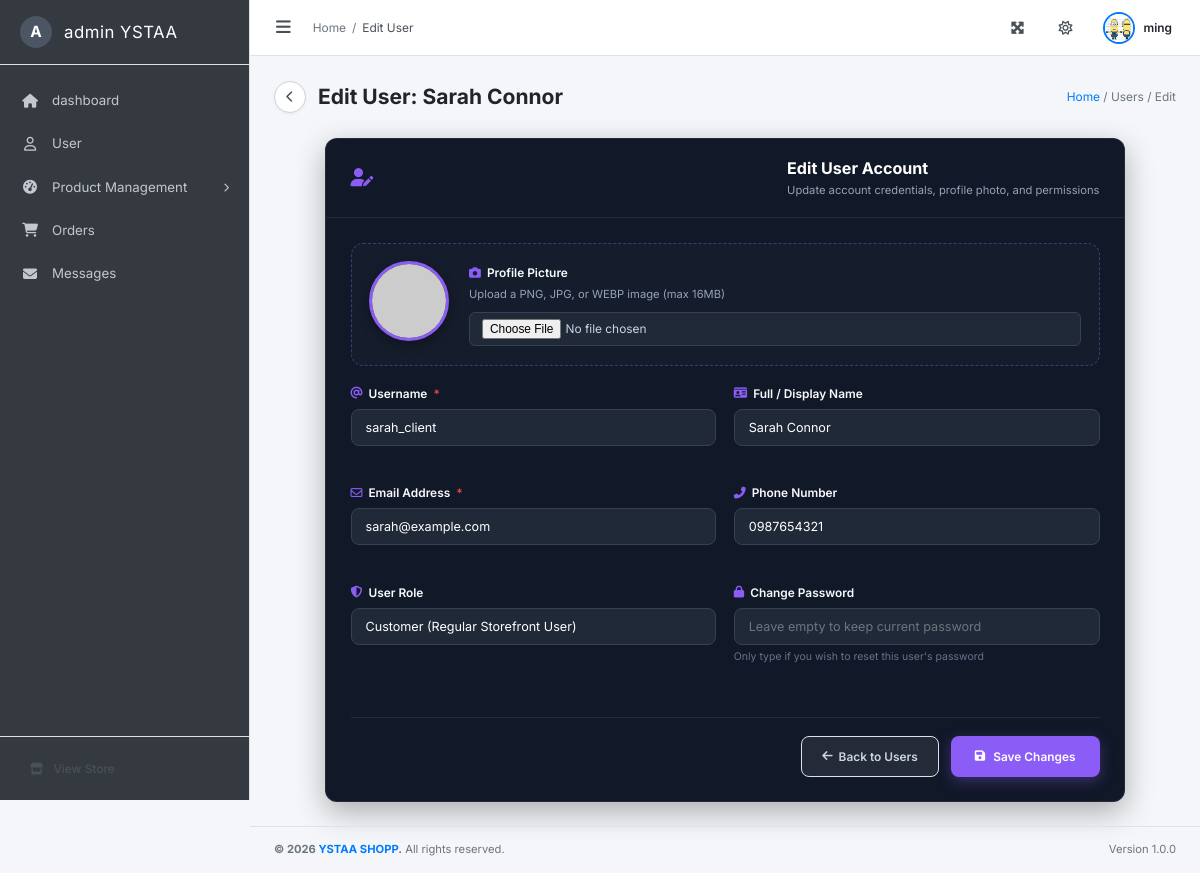
Screenshot of /admin/user/edit/2 (signed in) with the database file from the repository.
### models/user.py (models this page shows, shortened)
class User(db.Model):
    __tablename__ = 'users'
    id = db.Column(db.Integer, primary_key=True)
    username = db.Column(db.String(80), unique=True, nullable=False)
    email = db.Column(db.String(120), unique=True, nullable=False)
    password = db.Column(db.String(255), nullable=False)
    phone_number = db.Column(db.String(20), nullable=True)
    role = db.Column(db.String(20), default='customer')
    name = db.Column(db.String(80), nullable=True)
    profile_image = db.Column(db.String(255), default='no-profile.png')
    create_at = db.Column(db.DateTime, default=datetime.utcnow)
    @property
    def image(self):
        return self.profile_image
    def to_dict(self):
        return {
            'id': self.id,
            'username': self.username,
            'email': self.email,
            'phone_number': self.phone_number,
            'role': self.role,
            'name': self.name,
            'image': self.profile_image or 'no-profile.png',
            'profile_image': self.profile_image or 'no-profile.png',
            'create_at': self.create_at.strftime("%d %b %Y, %I:%M %p") if self.create_at else ''
        }

### admin/user.py (the view, shortened to what this page needs)
@admin_bp.route("/user/edit/<int:id>", methods=["GET", "POST"])
def user_edit(id):
    user = User.query.get(id)
    if not user:
        flash("User not found.", "danger")
        return redirect(url_for("admin.user_index"))
    return render_template("admin/user/edit.html", user=user, edit_mode=True, edit_username=user.username, user_data=user.to_dict())

### templates/admin/user/edit.html
{% extends "admin/user_form.html" %}

### templates/admin/user_form.html (shortened to what this page needs)
{% extends "admin/layout.html" %}
{% block breadcrumb %}{{ 'Edit User' if edit_mode else 'Add User' }}{% endblock %}
{% block page_title %}{{ 'Edit User: ' + (user.name or edit_username) if edit_mode else 'Create New User' }}{% endblock %}
{% block page_breadcrumb %}Users / {{ 'Edit' if edit_mode else 'Add' }}{% endblock %}
{% block content %}
<div class="card card-form" style="max-width: 800px; margin: 0 auto; background: #111827; border: 1px solid rgba(255,255,255,0.08); border-radius: 12px; box-shadow: 0 10px 30px rgba(0,0,0,0.3);">
    <div class="card-header" style="padding: 1.25rem 1.75rem; border-bottom: 1px solid rgba(255,255,255,0.08); display: flex; align-items: center; gap: 12px;">
        <i class="fas {{ 'fa-user-edit' if edit_mode else 'fa-user-plus' }}" style="font-size: 1.3rem; color: #8b5cf6;"></i>
        <div>
            <h3 class="card-title" style="margin: 0; font-size: 1.15rem; font-weight: 700; color: #fff;">
                {{ 'Edit User Account' if edit_mode else 'Create New User' }}
            </h3>
            <p style="margin: 0; font-size: 0.8rem; color: #94a3b8;">
                {{ 'Update account credentials, profile photo, and permissions' if edit_mode else 'Fill in user details and assign permissions' }}
            </p>
        </div>
    </div>
    <div class="card-body" style="padding: 1.75rem;">
        <form method="POST" enctype="multipart/form-data" action="{{ url_for('admin_user.user_edit', id=user.id) if edit_mode else url_for('admin_user.user_create') }}" style="display: flex; flex-direction: column; gap: 1.25rem;">
            {% set avatar_src = (user.profile_image if user else user_data.profile_image) if edit_mode else '' %}
            {% if avatar_src and not avatar_src.startswith('/') and not avatar_src.startswith('http') and not avatar_src.startswith('data:') and avatar_src != 'no-profile.png' %}
                {% set avatar_src = '/static/uploads/' + avatar_src %}
            {% endif %}
            <div style="background: rgba(255,255,255,0.02); border: 1px dashed rgba(139, 92, 246, 0.4); border-radius: 12px; padding: 1.25rem; display: flex; align-items: center; gap: 20px;">
                <div style="position: relative;">
                    <img id="avatarPreview" src="{{ avatar_src if (avatar_src and avatar_src != 'no-profile.png') else 'https://ui-avatars.com/api/?name=' + (edit_username or 'User') + '&background=7c3aed&color=fff' }}"
                         alt="Preview"
                         style="width: 80px; height: 80px; border-radius: 50%; object-fit: cover; border: 3px solid #8b5cf6; box-shadow: 0 4px 12px rgba(0,0,0,0.3);">
                </div>
                <div style="flex: 1;">
                    <label class="form-label" style="font-weight: 600; color: #f8fafc; margin-bottom: 4px; display: flex; align-items: center; gap: 6px;">
                        <i class="fas fa-camera" style="color: #8b5cf6;"></i> Profile Picture
                    </label>
                    <p style="font-size: 0.8rem; color: #94a3b8; margin-bottom: 8px;">Upload a PNG, JPG, or WEBP image (max 16MB)</p>
                    <input type="file" id="profile" name="profile" accept="image/*" class="form-control" style="background: #1f2937; border: 1px solid #374151; color: #cbd5e1; padding: 6px 12px; border-radius: 6px; font-size: 0.85rem;" onchange="previewImage(this)">
                </div>
            </div>
            <div style="display: grid; grid-template-columns: 1fr 1fr; gap: 1.25rem;">
                <div class="form-group">
                    <label for="username" class="form-label" style="font-weight: 600; color: #f8fafc; display: flex; align-items: center; gap: 6px; margin-bottom: 6px;">
                        <i class="fas fa-at" style="color: #8b5cf6;"></i> Username <span style="color: #ef4444;">*</span>
                    </label>
                    <input type="text" id="username" name="username" class="form-control"
                           value="{{ edit_username if edit_mode else '' }}"
                           placeholder="e.g. johndoe" required style="background: #1f2937; border: 1px solid #374151; color: #fff; border-radius: 8px; padding: 10px 14px;">
                </div>
                <div class="form-group">
                    <label for="name" class="form-label" style="font-weight: 600; color: #f8fafc; display: flex; align-items: center; gap: 6px; margin-bottom: 6px;">
                        <i class="fas fa-id-card" style="color: #8b5cf6;"></i> Full / Display Name
                    </label>
                    <input type="text" id="name" name="name" class="form-control"
                           value="{{ (user.name if user else user_data.name) if edit_mode else '' }}"
                           placeholder="e.g. John Doe" style="background: #1f2937; border: 1px solid #374151; color: #fff; border-radius: 8px; padding: 10px 14px;">
                </div>
            </div>
            <div style="display: grid; grid-template-columns: 1fr 1fr; gap: 1.25rem;">
                <div class="form-group">
                    <label for="email" class="form-label" style="font-weight: 600; color: #f8fafc; display: flex; align-items: center; gap: 6px; margin-bottom: 6px;">
                        <i class="far fa-envelope" style="color: #8b5cf6;"></i> Email Address <span style="color: #ef4444;">*</span>
                    </label>
                    <input type="email" id="email" name="email" class="form-control"
                           value="{{ (user.email if user else user_data.email) if edit_mode else '' }}"
                           placeholder="e.g. john@example.com" required style="background: #1f2937; border: 1px solid #374151; color: #fff; border-radius: 8px; padding: 10px 14px;">
                </div>
                <div class="form-group">
                    <label for="phone_number" class="form-label" style="font-weight: 600; color: #f8fafc; display: flex; align-items: center; gap: 6px; margin-bottom: 6px;">
                        <i class="fas fa-phone-alt" style="color: #8b5cf6;"></i> Phone Number
                    </label>
                    <input type="text" id="phone_number" name="phone_number" class="form-control"
                           value="{{ (user.phone_number if user else user_data.phone_number) if edit_mode else '' }}"
                           placeholder="e.g. +855 12 345 678" style="background: #1f2937; border: 1px solid #374151; color: #fff; border-radius: 8px; padding: 10px 14px;">
                </div>
            </div>
            <div style="display: grid; grid-template-columns: 1fr 1fr; gap: 1.25rem;">
                <div class="form-group">
                    <label for="role" class="form-label" style="font-weight: 600; color: #f8fafc; display: flex; align-items: center; gap: 6px; margin-bottom: 6px;">
                        <i class="fas fa-shield-alt" style="color: #8b5cf6;"></i> User Role
                    </label>
                    {% set current_role = (user.role if user else user_data.get('role', 'customer')) if edit_mode else 'customer' %}
                    <select id="role" name="role" class="form-control" style="background: #1f2937; border: 1px solid #374151; color: #fff; border-radius: 8px; padding: 10px 14px;">
                        <option value="customer" {{ 'selected' if current_role == 'customer' else '' }}>Customer (Regular Storefront User)</option>
                    </select>
                </div>
                <div class="form-group">
                    <label for="password" class="form-label" style="font-weight: 600; color: #f8fafc; display: flex; align-items: center; gap: 6px; margin-bottom: 6px;">
                        <i class="fas fa-lock" style="color: #8b5cf6;"></i> {{ 'Change Password' if edit_mode else 'Password *' }}
                    </label>
                    <input type="password" id="password" name="password" class="form-control"
                           placeholder="{{ 'Leave empty to keep current password' if edit_mode else 'Enter secure password' }}"
                           {{ '' if edit_mode else 'required' }} style="background: #1f2937; border: 1px solid #374151; color: #fff; border-radius: 8px; padding: 10px 14px;">
                    {% if edit_mode %}
                    <small style="font-size: 0.75rem; color: #64748b; margin-top: 4px; display: block;">Only type if you wish to reset this user's password</small>
                    {% endif %}
                </div>
            </div>
            <div class="form-actions" style="margin-top: 1rem; padding-top: 1.25rem; border-top: 1px solid rgba(255,255,255,0.08); display: flex; gap: 12px; justify-content: flex-end;">
                <a href="{{ url_for('admin_users') }}" class="btn btn-secondary" style="display: inline-flex; align-items: center; gap: 6px; background: rgba(255,255,255,0.08); color: #cbd5e1; padding: 10px 20px; border-radius: 8px; font-weight: 600; text-decoration: none;">
                    <i class="fas fa-arrow-left"></i> Back to Users
                </a>
                <button type="submit" class="btn btn-primary" style="display: inline-flex; align-items: center; gap: 8px; background: #8b5cf6; border-color: #8b5cf6; padding: 10px 24px; border-radius: 8px; font-weight: 600; box-shadow: 0 4px 14px rgba(139, 92, 246, 0.35);">
                    <i class="fas fa-save"></i> {{ 'Save Changes' if edit_mode else 'Create User' }}
                </button>
            </div>
        </form>
    </div>
</div>
{% endblock %}

### templates/admin/layout.html (shortened to what this page needs)
<!DOCTYPE html>
<html lang="en">
<head>
    <link rel="stylesheet" href="https://cdnjs.cloudflare.com/ajax/libs/font-awesome/6.5.0/css/all.min.css">
    <link rel="stylesheet" href="{{ url_for('static', filename='css/admin.css') }}">
</head>
<body>
    <aside class="sidebar" id="sidebar">
        <div class="sidebar-brand">
            <div class="sidebar-logo-circle">
                <span>A</span>
            </div>
            <span class="sidebar-brand-text">admin YSTAA</span>
        </div>
        <nav class="sidebar-nav">
            <ul class="sidebar-menu">
                <li class="sidebar-menu-item {% if request.endpoint == 'admin_dashboard' %}active{% endif %}">
                    <a href="{{ url_for('admin_dashboard') }}" class="sidebar-menu-link">
                        <i class="fas fa-home"></i>
                        <span>dashboard</span>
                    </a>
                </li>
                <li class="sidebar-menu-item {% if request.endpoint in ['admin_users', 'admin_add_user', 'admin_edit_user'] %}active{% endif %}">
                    <a href="{{ url_for('admin_users') }}" class="sidebar-menu-link">
                        <i class="far fa-user"></i>
                        <span>User</span>
                    </a>
                </li>
                <li class="sidebar-menu-item has-submenu {% if request.endpoint in ['admin_products', 'admin_add_product', 'admin_edit_product', 'admin_categories'] %}active open{% endif %}">
                    <a href="#" class="sidebar-menu-link submenu-toggle">
                        <i class="fas fa-tachometer-alt"></i>
                        <span>Product Management</span>
                        <i class="fas fa-chevron-right submenu-arrow"></i>
                    </a>
                </li>
                <li class="sidebar-menu-item {% if request.endpoint == 'admin_orders' %}active{% endif %}">
                    <a href="{{ url_for('admin_orders') }}" class="sidebar-menu-link">
                        <i class="fas fa-shopping-cart"></i>
                        <span>Orders</span>
                    </a>
                </li>
                <li class="sidebar-menu-item {% if request.endpoint == 'admin_contacts' %}active{% endif %}">
                    <a href="{{ url_for('admin_contacts') }}" class="sidebar-menu-link">
                        <i class="fas fa-envelope"></i>
                        <span>Messages</span>
                    </a>
                </li>
            </ul>
        </nav>
        <div class="sidebar-footer">
            <a href="{{ url_for('home') }}" class="sidebar-footer-link">
                <i class="fas fa-store"></i>
                <span>View Store</span>
            </a>
        </div>
    </aside>
    <div class="main-wrapper" id="main-wrapper">
        <header class="topbar">
            <div class="topbar-left">
                <button class="sidebar-toggle" id="sidebar-toggle">
                    <i class="fas fa-bars"></i>
                </button>
                <div class="breadcrumb-nav">
                    <span class="breadcrumb-item"><a href="{{ url_for('admin_dashboard') }}">Home</a></span>
                    <span class="breadcrumb-sep">/</span>
                    <span class="breadcrumb-item active">{% block breadcrumb %}Dashboard{% endblock %}</span>
                </div>
            </div>
            <div class="topbar-right">
                <div class="topbar-icon" title="Fullscreen" id="fullscreen-btn">
                    <i class="fas fa-expand-arrows-alt"></i>
                </div>
                <div class="topbar-icon" title="Theme">
                    <i class="far fa-sun"></i>
                </div>
                <div class="topbar-user-menu" id="user-menu-toggle">
                    {% if logged_in_user_pic %}
                    <img src="{{ logged_in_user_pic }}" alt="Avatar" class="topbar-avatar">
                    {% else %}
                    <div class="topbar-avatar-initials">
                        {{ (logged_in_user_display_name or logged_in_user or 'AD')[:2] | upper }}
                    </div>
                    {% endif %}
                    <span class="topbar-username">{{ logged_in_user_display_name if logged_in_user_display_name else 'Alexander Pierce' }}</span>
                </div>
            </div>
        </header>
        <div class="content-area">
            <div class="page-header">
                <div class="page-title-container">
                    <a href="javascript:history.back()" class="btn-page-back" id="global-back-btn" title="Go Back">
                        <i class="fas fa-chevron-left"></i>
                    </a>
                    <h1 class="page-title">{% block page_title %}Dashboard{% endblock %}</h1>
                </div>
                <div class="page-breadcrumb">
                    <a href="{{ url_for('admin_dashboard') }}">Home</a> /
                    <span>{% block page_breadcrumb %}Dashboard{% endblock %}</span>
                </div>
            </div>
            {% block content %}{% endblock %}
        </div>
        <footer class="admin-footer">
            <div class="footer-left">
                <strong>&copy; 2026 <a href="{{ url_for('home') }}">YSTAA SHOPP</a>.</strong> All rights reserved.
            </div>
            <div class="footer-right">
                <span>Version 1.0.0</span>
            </div>
        </footer>
    </div>
</body>
</html>

### rows the page displays
User: name "ming"
User: name "Edit User: Sarah Connor", username "sarah_client", name "Sarah Connor", email "sarah@example.com", phone_number "0987654321"

### other values shown
{{ 'Edit User' if edit_mode else 'Add User' }} "Edit User"
{{ 'Edit' if edit_mode else 'Add' }} "Edit"
{{ 'Edit User Account' if edit_mode else 'Create New User' }} "Edit User Account"
{{ 'Change Password' if edit_mode else 'Password *' }} "Change Password"
{{ 'Save Changes' if edit_mode else 'Create User' }} "Save Changes"
